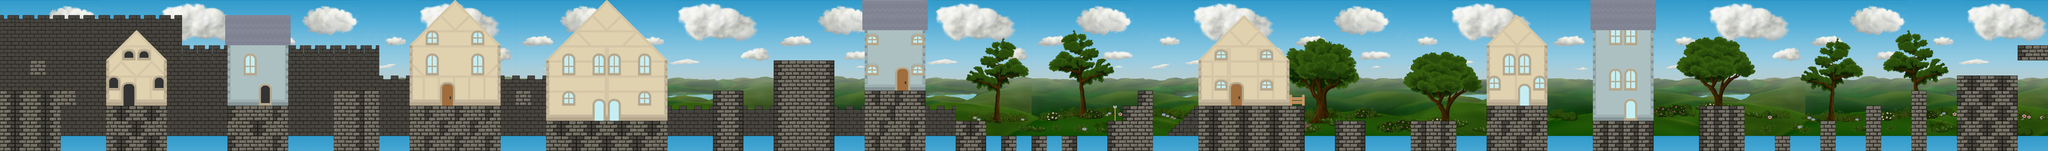

Below is a game level as drawn by its tile map, then a one-line description and the .tmx that defines it (tile-layer data replaced by summaries):
An orthogonal 135x10 tile map with 70x70 px tiles, 6 tile layers (Background, Decoration-2, Decoration-1, Decoration, ...), 5 tilesets and 85 objects (20x coin, PlayerStart, PlayerGoal, extra, CheckPoint).

<map version="1.0" orientation="orthogonal" width="135" height="10" tilewidth="70" tileheight="70">
 <tileset firstgid="1" name="tiles_spritesheet" tilewidth="70" tileheight="70" spacing="2">
  <image source="tiles_spritesheet.png" width="914" height="936" />
 </tileset>
 <tileset firstgid="157" name="background3" tilewidth="70" tileheight="70">
  <image source="background3.png" width="1200" height="720" />
 </tileset>
 <tileset firstgid="327" name="houses" tilewidth="70" tileheight="70" spacing="1">
  <image source="houses.png" width="852" height="709" />
 </tileset>
 <tileset firstgid="447" name="middleplus1" tilewidth="70" tileheight="70">
  <image source="middleplus1.png" width="2623" height="500" />
 </tileset>
 <tileset firstgid="706" name="terrains" tilewidth="70" tileheight="70" spacing="1">
  <image source="terrains.png" width="426" height="212" />
 </tileset>
 <layer name="Background" width="135" height="10">
  <data>[1350 cells, 1350 non-empty, 170 distinct tile ids]</data>
 </layer>
 <layer name="Decoration-2" width="135" height="10">
  <data>[1350 cells, 172 non-empty, 4 distinct tile ids]</data>
 </layer>
 <layer name="Decoration-1" width="135" height="10">
  <data>[1350 cells, 519 non-empty, 259 distinct tile ids]</data>
 </layer>
 <layer name="Decoration" width="135" height="10">
  <data>[1350 cells, 251 non-empty, 38 distinct tile ids]</data>
 </layer>
 <layer name="Decoration+1" width="135" height="10">
  <data>[1350 cells, 65 non-empty, 18 distinct tile ids]</data>
 </layer>
 <layer name="Terrain" width="135" height="10">
  <data>[1350 cells, 245 non-empty, 3 distinct tile ids]</data>
 </layer>
 <objectgroup name="Objects" width="135" height="10">
  <object name="PlayerStart" x="0" y="350" width="70" height="70" />
  <object name="PlayerGoal" x="9380" y="140" width="70" height="70" />
  <object name="coin" x="560" y="280" width="70" height="70" />
  <object name="coin" x="1190" y="210" width="70" height="70" />
  <object name="coin" x="1610" y="280" width="70" height="70" />
  <object name="extra" x="3920" y="140" width="70" height="70" />
  <object name="coin" x="2380" y="140" width="70" height="70" />
  <object name="coin" x="2100" y="210" width="70" height="70" />
  <object name="coin" x="9030" y="140" width="70" height="70" />
  <object name="coin" x="8680" y="210" width="70" height="70" />
  <object name="coin" x="8470" y="280" width="70" height="70" />
  <object name="coin" x="8260" y="350" width="70" height="70" />
  <object name="coin" x="7560" y="420" width="70" height="70" />
  <object name="coin" x="7000" y="280" width="70" height="70" />
  <object name="coin" x="5740" y="280" width="70" height="70" />
  <object name="coin" x="4900" y="560" width="70" height="70" />
  <object name="coin" x="4620" y="560" width="70" height="70" />
  <object name="coin" x="4130" y="210" width="70" height="70" />
  <object name="coin" x="2660" y="280" width="70" height="70" />
  <object name="coin" x="2870" y="350" width="70" height="70" />
  <object name="coin" x="3290" y="70" width="70" height="70" />
  <object name="coin" x="4760" y="350" width="70" height="70" />
  <object name="coin" x="5250" y="140" width="70" height="70" />
  <object name="CheckPoint" x="5110" y="490" width="70" height="70" />
 </objectgroup>
 <objectgroup name="Physics" width="135" height="10">
  <object x="0" y="420" width="280" height="280" />
  <object x="140" y="280" width="70" height="70" />
  <object x="1050" y="490" width="280" height="210" />
  <object x="1540" y="420" width="210" height="280" />
  <object x="490" y="490" width="280" height="210" />
  <object x="1890" y="490" width="420" height="210" />
  <object x="2380" y="420" width="70" height="70" />
  <object x="280" y="420" width="70" height="70" />
  <object x="0" y="0" height="420" />
  <object x="7280" y="0" width="2170" />
  <object x="9450" y="0" height="700" />
  <object x="7910" y="0" />
  <object x="6510" y="0" width="1470" />
  <object x="0" y="0" width="1610" />
  <object x="1680" y="0" width="910" />
  <object x="1610" y="0" width="70" />
  <object x="2590" y="0" width="1610" />
  <object x="4200" y="0" width="770" />
  <object x="4970" y="0" width="1540" />
  <object x="0" y="0" height="700" />
  <object x="2520" y="560" width="560" height="140" />
  <object x="3290" y="420" width="140" height="280" />
  <object x="3570" y="280" width="280" height="420" />
  <object x="3990" y="420" width="280" height="280" />
  <object x="4410" y="560" width="140" height="140" />
  <object x="4620" y="630" width="70" height="70" />
  <object x="4760" y="630" width="70" height="70" />
  <object x="4900" y="630" width="70" height="70" />
  <object x="5110" y="560" width="210" height="140" />
  <object x="5180" y="490" width="140" height="70" />
  <object x="5250" y="420" width="70" height="70" />
  <object x="5530" y="490" width="490" height="210" />
  <object x="6160" y="560" width="140" height="140" />
  <object x="6510" y="560" width="210" height="140" />
  <object x="6860" y="490" width="280" height="210" />
  <object x="7350" y="560" width="280" height="140" />
  <object x="7840" y="490" width="210" height="210" />
  <object x="8190" y="630" width="70" height="70" />
  <object x="8610" y="490" width="70" height="210" />
  <object x="8820" y="420" width="70" height="280" />
  <object x="8400" y="560" width="70" height="140" />
  <object x="9030" y="350" width="280" height="350" />
  <object x="9310" y="210" width="140" height="70" />
 </objectgroup>
 <objectgroup name="Enemies" width="135" height="10">
  <object x="630" y="420" width="70" height="70" />
  <object x="1190" y="420" width="70" height="70" />
  <object x="2030" y="420" width="70" height="70" />
  <object x="2660" y="490" width="70" height="70" />
  <object x="2940" y="490" width="70" height="70" />
  <object x="3360" y="350" width="70" height="70" />
  <object x="3710" y="210" width="70" height="70" />
  <object x="4060" y="350" width="70" height="70" />
  <object x="4480" y="490" width="70" height="70" />
  <object x="5600" y="420" width="70" height="70" />
  <object x="5880" y="420" width="70" height="70" />
  <object x="6230" y="490" width="70" height="70" />
  <object x="6930" y="420" width="70" height="70" />
  <object x="7420" y="490" width="70" height="70" />
  <object x="8190" y="560" width="70" height="70" />
  <object x="8400" y="490" width="70" height="70" />
  <object x="8610" y="420" width="70" height="70" />
  <object x="8820" y="350" width="70" height="70" />
 </objectgroup>
</map>
